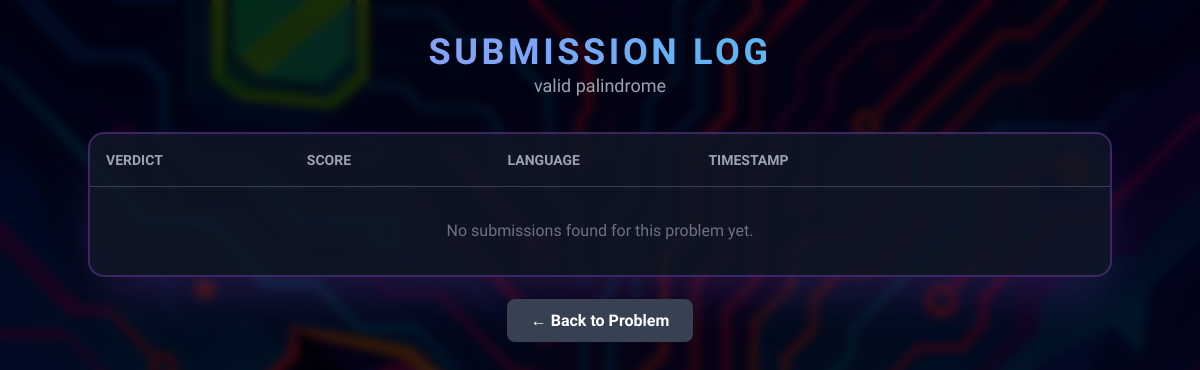
Page /question/2/history/2/ (signed in) on the earlier database version.
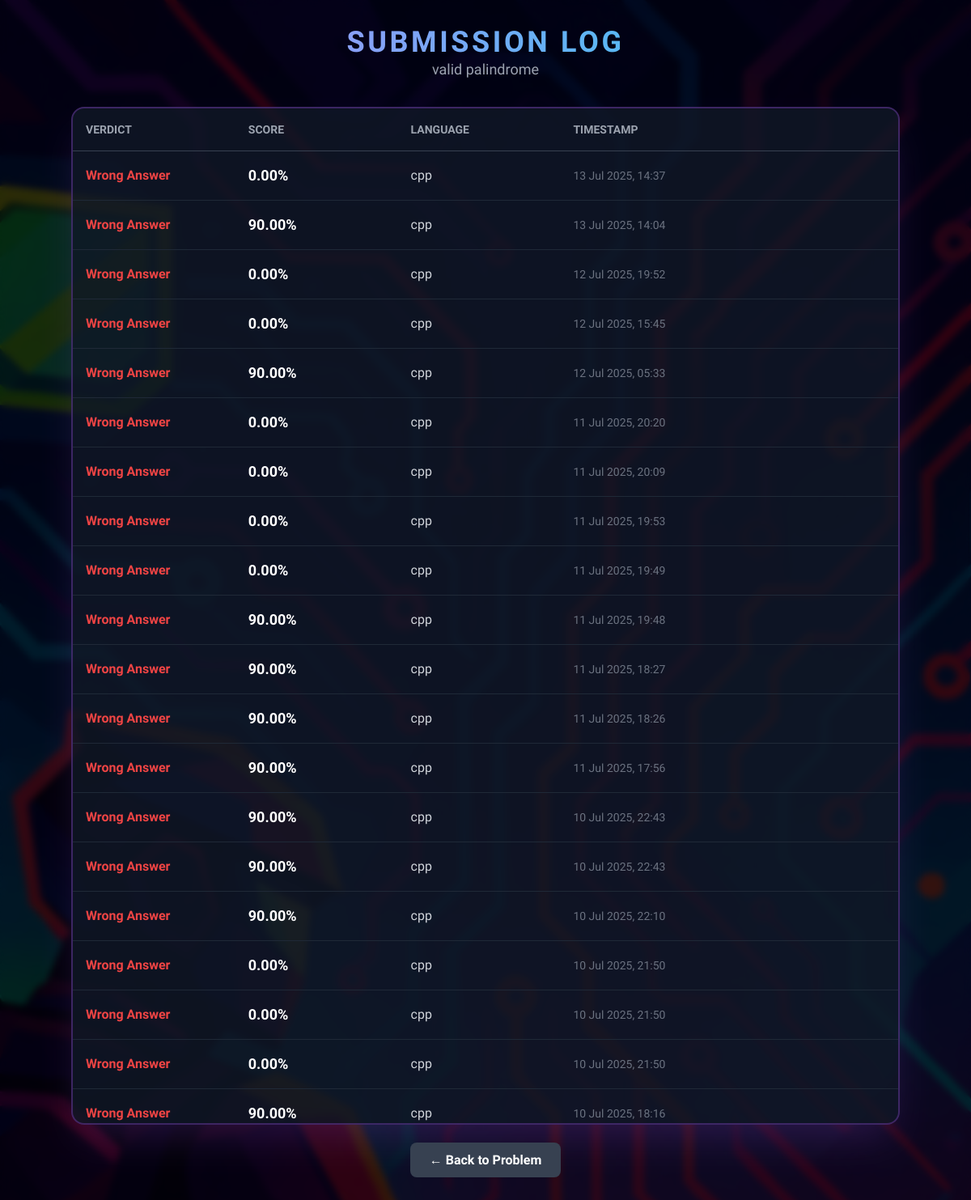
Same page on the later database version.
### dashboard/models.py (models this page shows, shortened)
class Question(models.Model):
    title = models.CharField(max_length=255)
    topic = models.ForeignKey(Topic, on_delete=models.CASCADE, related_name='questions')
    difficulty = models.CharField(max_length=10, choices=[("Easy", "Easy"), ("Med.", "Medium"), ("Hard", "Hard")])
    is_active = models.BooleanField(default=True)

### compile/models.py (models this page shows, shortened)
class CodeSubmission(models.Model):
    user = models.ForeignKey(User, on_delete=models.CASCADE, null=True, blank=True)
    question = models.ForeignKey(Question, on_delete=models.CASCADE, null=True, blank=True)
    language = models.CharField(max_length=100)
    code = models.TextField()
    input_data = models.TextField(null=True,blank=True)
    output_data = models.TextField(null=True, blank=True)
    timestamp = models.DateTimeField(auto_now_add=True)
    verdict = models.CharField(max_length=50, blank=True, null=True) # e.g., "Accepted", "Wrong Answer"
    score = models.FloatField(default=0.0)
    submitted_at = models.DateTimeField(auto_now_add=True,blank=True, null=True)

### problem_detail/views.py (the view)
# urls.py: path('history/<int:question_id>/', views.submission_history_view, name='submission_history'),
@login_required
def submission_history_view(request, id, question_id):
    question = get_object_or_404(Question, id=question_id)
    submissions = CodeSubmission.objects.filter(
        user=request.user,
        question=question
    ).order_by('-submitted_at') # Show the most recent first
    context = {
        'question': question,
        'submissions': submissions,
    }
    return render(request, 'submission_history.html', context)

### problem_detail/templates/submission_history.html (shortened to what this page needs)
{% load static %}
<!DOCTYPE html>
<html lang="en">
<head>
    <script src="https://cdn.tailwindcss.com"></script>
</head>
<body class="text-white">
    <div class="min-h-screen bg-black/80 backdrop-blur-sm p-8">
        <header class="text-center mb-8">
            <h1 class="text-4xl font-black uppercase tracking-widest text-transparent bg-clip-text bg-gradient-to-r from-purple-400 to-cyan-400">
            </h1>
            <p class="text-gray-400 text-lg">{{ question.title }}</p>
        </header>
        <div class="w-full max-w-5xl mx-auto bg-gray-900/80 border-2 border-purple-500/30 rounded-2xl shadow-2xl shadow-purple-500/20">
            <div class="grid grid-cols-5 gap-4 p-4 font-bold text-sm uppercase text-gray-400 border-b border-gray-700">
                <div class="col-span-1">Verdict</div>
                <div class="col-span-1">Score</div>
                <div class="col-span-1">Language</div>
                <div class="col-span-2">Timestamp</div>
            </div>
            <div class="max-h-[60vh] overflow-y-auto">
                {% for sub in submissions %}
                    <div class="grid grid-cols-5 gap-4 p-4 items-center border-b border-gray-800 hover:bg-purple-500/10 transition-colors">
                        <div class="col-span-1 font-bold
                            {% if sub.verdict == 'Accepted' %} text-green-400 {% else %} text-red-500 {% endif %}">
                            {{ sub.verdict }}
                        </div>
                        <div class="col-span-1 text-lg font-semibold">{{ sub.score|floatformat:2 }}%</div>
                        <div class="col-span-1 text-gray-300">{{ sub.language }}</div>
                        <div class="col-span-2 text-sm text-gray-500">{{ sub.submitted_at|date:"d M Y, H:i" }}</div>
                    </div>
                {% empty %}
                    <div class="p-8 text-center text-gray-500">
                        <p>No submissions found for this problem yet.</p>
                    </div>
                {% endfor %}
            </div>
        </div>
        <div class="mt-8 text-center">
            <a href="{% url 'problem_detail' question.id %}" class="px-6 py-3 bg-gray-700 hover:bg-gray-600 rounded-lg font-bold transition-all">
                ← Back to Problem
            </a>
        </div>
    </div>
</body>
</html>

Differences in the rows shown:
added CodeSubmission: verdict "Wrong Answer", score "0.00", language "cpp", submitted_at "13 Jul 2025, 14:37"
added CodeSubmission: verdict "Wrong Answer", score "90.00", language "cpp", submitted_at "13 Jul 2025, 14:04"
added CodeSubmission: verdict "Wrong Answer", score "0.00", language "cpp", submitted_at "12 Jul 2025, 19:52"
added CodeSubmission: verdict "Wrong Answer", score "0.00", language "cpp", submitted_at "12 Jul 2025, 15:45"
added CodeSubmission: verdict "Wrong Answer", score "90.00", language "cpp", submitted_at "12 Jul 2025, 05:33"
added CodeSubmission: verdict "Wrong Answer", score "0.00", language "cpp", submitted_at "11 Jul 2025, 20:20"
added CodeSubmission: verdict "Wrong Answer", score "0.00", language "cpp", submitted_at "11 Jul 2025, 20:09"
added CodeSubmission: verdict "Wrong Answer", score "0.00", language "cpp", submitted_at "11 Jul 2025, 19:53"
added CodeSubmission: verdict "Wrong Answer", score "0.00", language "cpp", submitted_at "11 Jul 2025, 19:49"
added CodeSubmission: verdict "Wrong Answer", score "90.00", language "cpp", submitted_at "11 Jul 2025, 19:48"
added CodeSubmission: verdict "Wrong Answer", score "90.00", language "cpp", submitted_at "11 Jul 2025, 18:27"
added CodeSubmission: verdict "Wrong Answer", score "90.00", language "cpp", submitted_at "11 Jul 2025, 18:26"
added CodeSubmission: verdict "Wrong Answer", score "90.00", language "cpp", submitted_at "11 Jul 2025, 17:56"
added CodeSubmission: verdict "Wrong Answer", score "90.00", language "cpp", submitted_at "10 Jul 2025, 22:43"
added CodeSubmission: verdict "Wrong Answer", score "90.00", language "cpp", submitted_at "10 Jul 2025, 22:43"
added CodeSubmission: verdict "Wrong Answer", score "90.00", language "cpp", submitted_at "10 Jul 2025, 22:10"
added CodeSubmission: verdict "Wrong Answer", score "0.00", language "cpp", submitted_at "10 Jul 2025, 21:50"
added CodeSubmission: verdict "Wrong Answer", score "0.00", language "cpp", submitted_at "10 Jul 2025, 21:50"
added CodeSubmission: verdict "Wrong Answer", score "0.00", language "cpp", submitted_at "10 Jul 2025, 21:50"
added CodeSubmission: verdict "Wrong Answer", score "90.00", language "cpp", submitted_at "10 Jul 2025, 18:16"
Other differences:
text no longer shown: "No submissions found for this problem yet."
